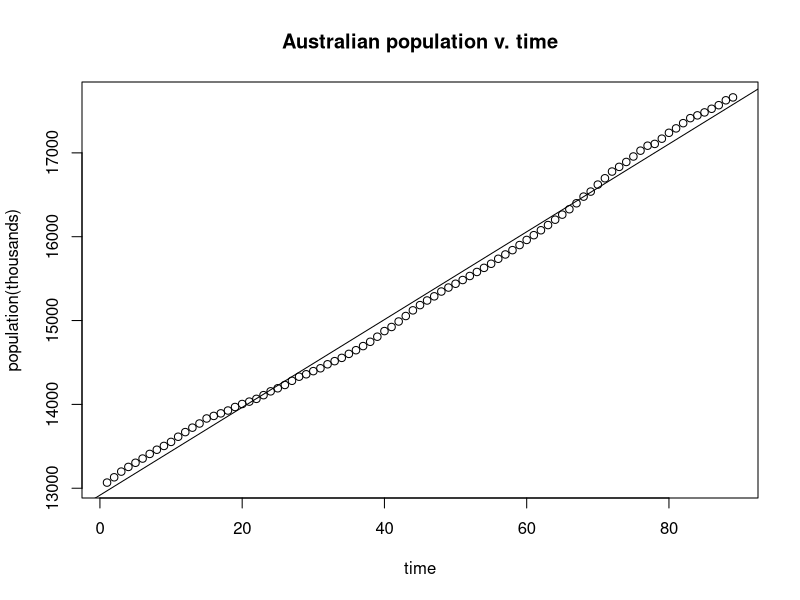
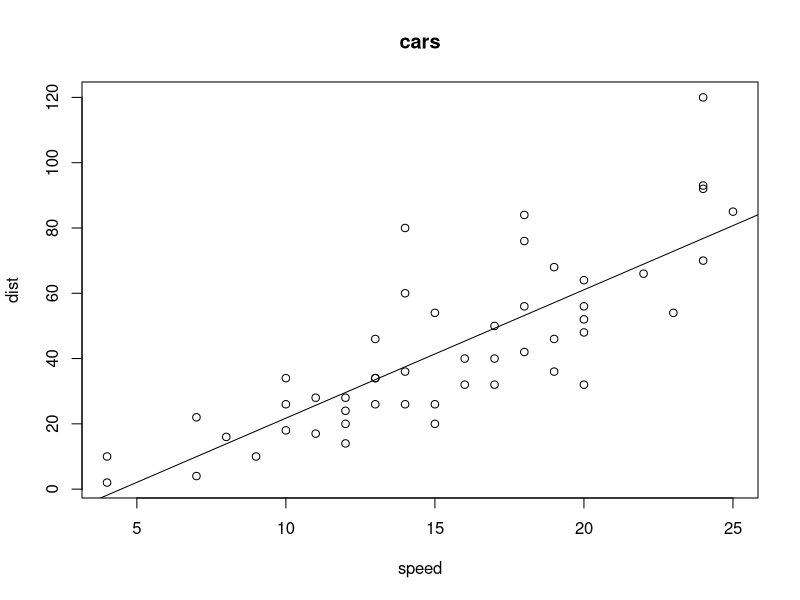

Here is the R script that generated these plots, in order:
#Homework problems 2

#Question 1:

#part a
time = 1:length(austres)

#part b
cor(time,austres)
#Because the correlation coefficient is close to 1, it tells us that the relationship is almost completely linear

#part c
plot(time,austres,xlab="time",ylab="population(thousands)",main="Australian population v. time");abline(lm(austres~time))
lm(austres~time)
#equation of line: y=52.36x+12917.41

#part d
#q1 in 1995:
(52.36*96)+12917.41
#q1 of 2005:
(52.36*136)+12917.41

#part e
cor(time,austres)^2
#about 99% of the total variation in the data is caused by the linear trend of the data

#Question 2:

#part a
cars$speed->x
cars$dist->y
cor(x,y)
#this tells us the the line is 80% linear

#part b
plot(x,y,xlab="speed",ylab="dist",main="cars");abline(lm(y~x))

#part c
#we expect the distance of stopping to increase by 3.932ft

#part d
(3.932*0)-17.579
#no this does not make sense. A reason for this odd value is that the data is not completely
#linear, so the line of best fit may not give an accurate estimation

#part e
cor(x,y)^2
#This tells us that the linear trend of this data is not a particularly good estimator of values

#Question 3:

#order as they are written: 1,2,4,3
#this is becuase |r| close to 0 is almost no linearity and |r| close to 1 is linear
